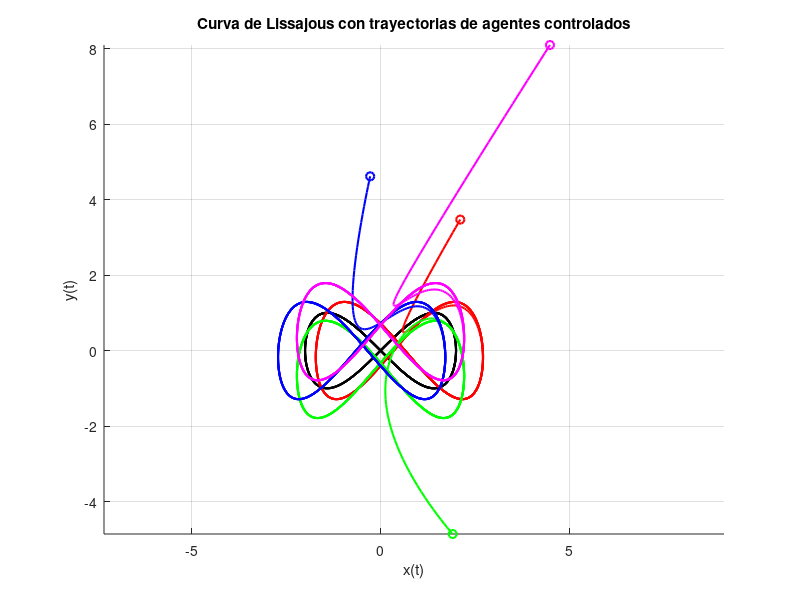
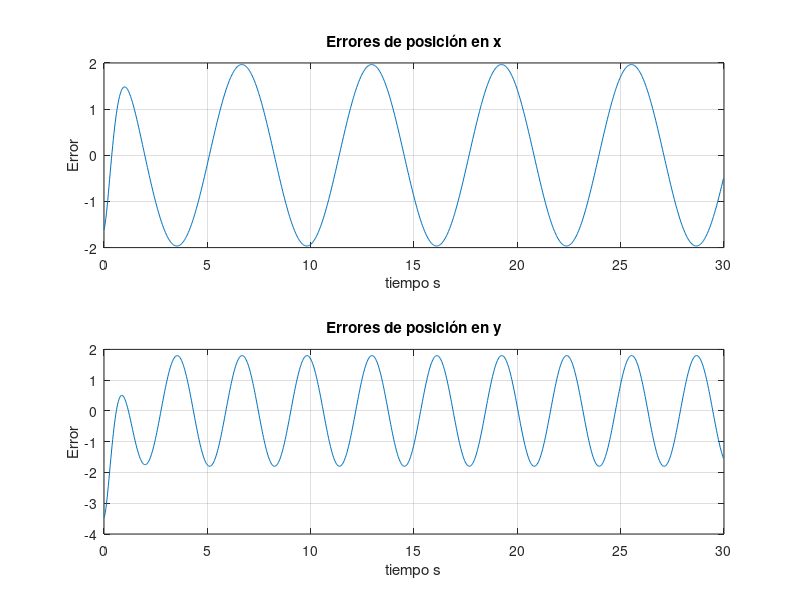
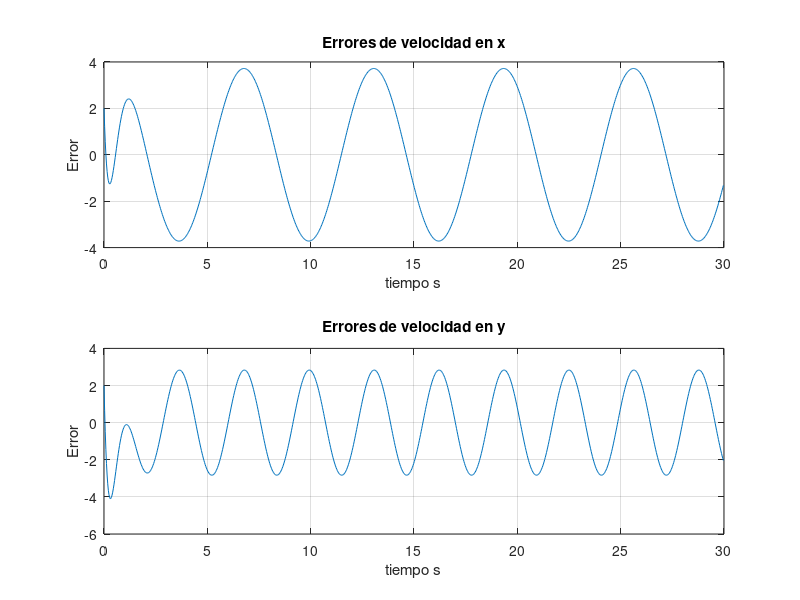
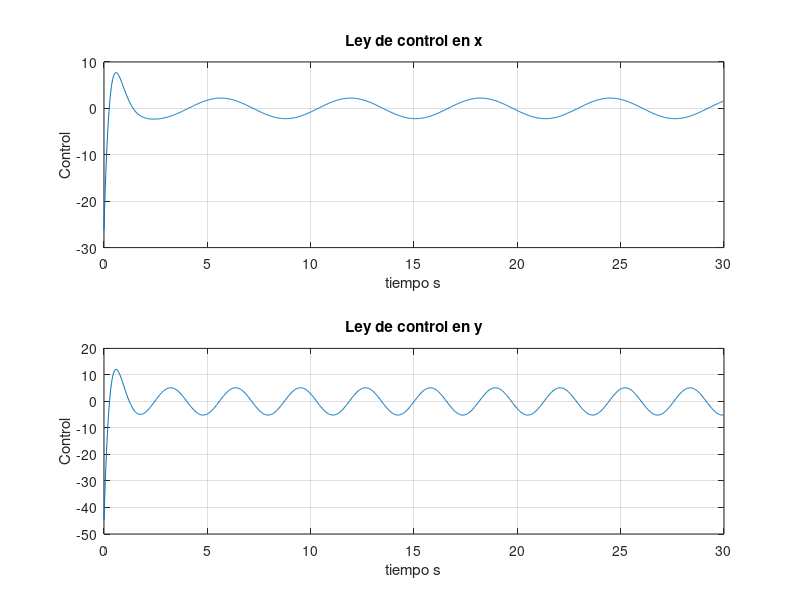

The MATLAB script that drew these images, in order:
clc
clearvars 
close all 

% Parámetros de la curva de Lissajous
A = 2;          % Amplitud en x
B = 1;          % Amplitud en y
a = 1;          % Frecuencia en x
b = 2;          % Frecuencia en y
delta = 0;      % Diferencia de fase

AA=[0 0 1 0;
    0 0 0 1;
    0 0 0 0;
    0 0 0 0];

BB=[0 0;
    0 0;
    1 0;
    0 1];

% Tiempo
tiempo=30; %tiempo en segundos
t = linspace(0, tiempo, 1000); % Aumentar el rango de tiempo para la simulación

% Ecuaciones paramétricas de la curva de Lissajous
x_curve = A * sin(a * t + delta);
y_curve = B * sin(b * t);

vx_curve= A*a*cos(a*t);
vy_curve= B*b*cos(b*t);

% Distancia desde la curva para los agentes
d = .5;

% Posiciones relativas de los agentes con respecto a la curva
%Primer punto
% x_offset = [d, 0, -d, 0];
% y_offset = [0, -d, 0, d];
%Segundo punto
x_offset = 5*[rand(), rand(), -rand(), rand()];
y_offset = 10*[rand(), -rand(), rand(), rand()];

% Parámetros de control
k_a = 1;
k_v = 5;
k_p = 10;

% Inicializar posiciones y velocidades de los agentes
p = zeros(4, 1); 
p2 = zeros(4, 1); 
p3 = zeros(4, 1); 
p4 = zeros(4, 1); 

% Inicializar estados
%Primer punto
p(:,1)=[x_curve(1) + x_offset(1);y_curve(1) + y_offset(1);0;0];
p2(:,1)=[x_curve(1) + x_offset(2);y_curve(1) + y_offset(2);0;0];
p3(:,1)=[x_curve(1) + x_offset(3);y_curve(1) + y_offset(3);0;0];
p4(:,1)=[x_curve(1) + x_offset(4);y_curve(1) + y_offset(4);0;0];

% Simulacion
dt = t(2) - t(1);
for k = 1:length(t)-1
    % Posiciones deseadas en el siguiente instante de tiempo
    p_des = [x_curve(k)+d;y_curve(k)];
    p_des2 = [x_curve(k) ;y_curve(k)-d];
    p_des3 = [x_curve(k) - d;y_curve(k)];
    p_des4 = [x_curve(k) ;y_curve(k)+d];
    % Posicion actual
    p_real= p(1:2,k);
    p_real2= p2(1:2,k);
    p_real3= p3(1:2,k);
    p_real4= p4(1:2,k);
    %Error de posicion
    e_p = p_des-p_real;
    e_p2 = p_des2-p_real2;
    e_p3 = p_des3-p_real3;
    e_p4 = p_des4-p_real4;

    %Velocidad deseada
    v_des=[vx_curve(k+1);vy_curve(k+1)];
    v_des2=[vx_curve(k+1);vy_curve(k+1)];
    v_des3=[vx_curve(k+1);vy_curve(k+1)];
    v_des4=[vx_curve(k+1);vy_curve(k+1)];
    %Velocidad actual
    v_real=p(3:4,k);
    v_real2=p2(3:4,k);
    v_real3=p3(3:4,k);
    v_real4=p4(3:4,k);
    %Error de velocidad
    e_v = v_des-v_real;
    e_v2 = v_des2-v_real2;
    e_v3 = v_des3-v_real3;
    e_v4 = v_des4-v_real4;
    % e_v=-k_p*e_p;

    % Control de aceleracion
    u = -k_a * (k_v * e_v - k_p * e_p);
    u2 = -k_a * (k_v * e_v2 - k_p * e_p2);
    u3 = -k_a * (k_v * e_v3 - k_p * e_p3);
    u4 = -k_a * (k_v * e_v4 - k_p * e_p4);
    %Sistema
    p(:,k+1)=p(:,k)-(AA*p(:,k)+BB*u)*dt;
    p2(:,k+1)=p2(:,k)-(AA*p2(:,k)+BB*u2)*dt;
    p3(:,k+1)=p3(:,k)-(AA*p3(:,k)+BB*u3)*dt;
    p4(:,k+1)=p4(:,k)-(AA*p4(:,k)+BB*u4)*dt;
    
    % Control
    ux(:,k)=u(1);
    uy(:,k)=u(2);

    %Errores en posiciones
    epx(:,k)=e_p(1);
    epy(:,k)=e_p(2);
    epx2(:,k)=e_p2(1);
    epy2(:,k)=e_p2(2);
    epx3(:,k)=e_p3(1);
    epy3(:,k)=e_p3(2);
    epx4(:,k)=e_p4(1);
    epy4(:,k)=e_p4(2);

    %Errores en velocidad
    evx(:,k)=e_v(1);
    evy(:,k)=e_v(2);
    evx2(:,k)=e_v2(1);
    evy2(:,k)=e_v2(2);
    evx3(:,k)=e_v3(1);
    evy3(:,k)=e_v3(2);
    evx4(:,k)=e_v4(1);
    evy4(:,k)=e_v4(2);
    
end

% Graficar la curva de Lissajous y las trayectorias de los agentes
figure;
hold on;

% Graficar la curva de Lissajous
plot(x_curve, y_curve, 'k', 'LineWidth', 1.5);

% Colores para los agentes
colors = ['r', 'g', 'b', 'm'];

plot(p(1, :), p(2, :), 'Color', colors(1), 'LineWidth', 1.5);
plot(p2(1, :), p2(2, :), 'Color', colors(2), 'LineWidth', 1.5);
plot(p3(1, :), p3(2, :), 'Color', colors(3), 'LineWidth', 1.5);
plot(p4(1, :), p4(2, :), 'Color', colors(4), 'LineWidth', 1.5);

plot(p(1, 1), p(2, 1),'o', 'Color', colors(1), 'LineWidth', 1.5);
plot(p2(1, 1), p2(2, 1),'o', 'Color', colors(2), 'LineWidth', 1.5);
plot(p3(1, 1), p3(2, 1),'o', 'Color', colors(3), 'LineWidth', 1.5);
plot(p4(1, 1), p4(2, 1),'o', 'Color', colors(4), 'LineWidth', 1.5);

title('Curva de Lissajous con trayectorias de agentes controlados');
xlabel('x(t)');
ylabel('y(t)');
grid on;
axis equal;
hold off;

figure
subplot(2,1,1)
plot(t(1,1:size(t,2)-1),epx);
title('Errores de posición en x')
ylabel('Error')
xlabel('tiempo s')
grid on
subplot(2,1,2)
plot(t(1,1:size(t,2)-1),epy);
title('Errores de posición en y')
ylabel('Error')
xlabel('tiempo s')
grid on
% 
% 
figure
subplot(2,1,1)
plot(t(1,1:size(t,2)-1),evx);
title('Errores de velocidad en x')
ylabel('Error')
xlabel('tiempo s')
grid on
subplot(2,1,2)
plot(t(1,1:size(t,2)-1),evy);
title('Errores de velocidad en y')
ylabel('Error')
xlabel('tiempo s')
grid on


figure
subplot(2,1,1)
plot(t(1,1:size(t,2)-1),ux);
title('Ley de control en x')
ylabel('Control')
xlabel('tiempo s')
grid on
subplot(2,1,2)
plot(t(1,1:size(t,2)-1),uy);
title('Ley de control en y')
ylabel('Control')
xlabel('tiempo s')
grid on
